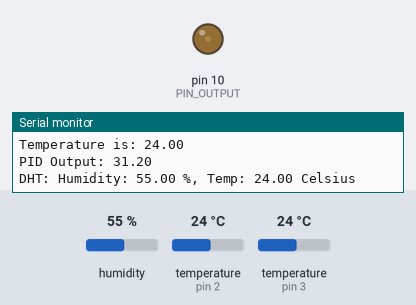
This sketch was run on a simulated Arduino Uno, built with avr-gcc and run on an emulated ATmega328P. Shown: output pins drawn as LEDs (lit = HIGH), the last lines printed to the serial monitor. The inputs (shaded band) are chosen by the test bench; at power-on: temperature (sensors on pin 2, pin 3) 24 °C, humidity 55 %.

Above: at 2.3 s.
2.4 s: temperature (sensor on pin 2) set to 12 °C
At 6.0 s:
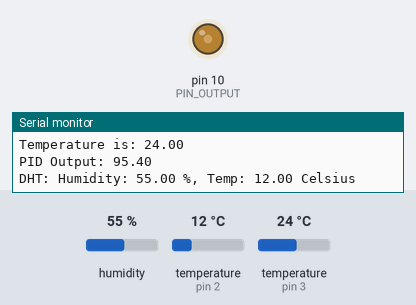
9.0 s: temperature (sensor on pin 2) set to 28 °C
Timing chart, 0 to 20.9 s (numbered marks = the images above; inputs shaded):
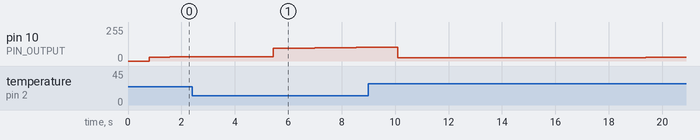

The sketch:

Control_Temp_PID.ino
```cpp
/********************************************************
  * Reading temp to control analog PWM
 ********************************************************/


//DHT
 //Libraries DHT:https://github.com/adafruit/DHT-sensor-library
 // Conectar VDD/VCC a 3.3V o 5V de Arduino
 // GND a Ground
 // Out/data al pin 2
 #include <DHT.h>
 //Constants
 #define DHTPIN 2     // what pin we're connected to
 #define DHTTYPE DHT22   // DHT 22  (AM2302)
 DHT dht(DHTPIN, DHTTYPE); //// Initialize DHT sensor for normal 16mhz Arduino
 //Variables
 int chk;
 float hum;  //Stores humidity value
 float temp; //Stores temperature value


//sensor DS18B20
 #include <OneWire.h>  //https://github.com/PaulStoffregen/OneWire
 #include <DallasTemperature.h>  //https://github.com/milesburton/Arduino-Temperature-Control-Library
  //Conexiones
  // (sensor pin3)Vdd a +5V arduino
  // (sensor pin2)Data  a digital 3 arduino
  // (sensor pin1)Gnd a gnd arduino

 // Data wire is plugged into pin 2 on the Arduino
 #define ONE_WIRE_BUS 3

 // Setup a oneWire instance to communicate with any OneWire devices
 // (not just Maxim/Dallas temperature ICs)
 OneWire oneWire(ONE_WIRE_BUS);

 // Pass our oneWire reference to Dallas Temperature.
 DallasTemperature sensors(&oneWire);
float tempPeltierH, tempPeltierC;

//PID parameters
#include <PID_v1.h> //https://github.com/br3ttb/Arduino-PID-Library/

//#define PIN_INPUT 0
#define PIN_OUTPUT 10 // PWM capable

//Define Variables we'll be connecting to
double Setpoint, Input, Output;

//Specify the links and initial tuning parameters
double Kp=5, Ki=1, Kd=0;
PID myPID(&Input, &Output, &Setpoint, Kp, Ki, Kd, DIRECT);

void setup()
{
  Serial.begin(9600);
  dht.begin(); //Start DHT lib
  sensors.begin(); //Start DallasTemperature for DS18B20
  //initialize the variables we're linked to

  Setpoint = 30;

  //turn the PID on
  myPID.SetOutputLimits(0, 180);
  myPID.SetMode(AUTOMATIC);

}

void loop()
{
  //Read data from DHT and store it to variables hum and temp
  hum = dht.readHumidity();
  temp= dht.readTemperature();
  //Print temp and humidity values to serial monitor
  Serial.print("DHT: Humidity: ");
  Serial.print(hum);
  Serial.print(" %, Temp: ");
  Serial.print(temp);
  Serial.println(" Celsius");

  // call DS18B20 sensors.requestTemperatures() to issue a global temperature
  sensors.requestTemperatures(); // Send the command to get temperatures
  Serial.print("Temperature is: ");
  tempPeltierH = sensors.getTempCByIndex(0);
  Serial.println(tempPeltierH); // Why "byIndex"?


  Input = temp;
  if (tempPeltierH>60) {
    myPID.SetMode(MANUAL);
    Output=0;
  } else {
    myPID.SetMode(AUTOMATIC);
  }


  myPID.Compute();
  Serial.print("PID Output: ");
  Serial.println(Output);
  analogWrite(PIN_OUTPUT, Output);
}
```
